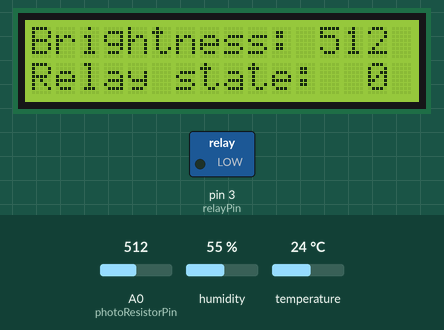
This sketch was run on a simulated Arduino Uno, built with avr-gcc and run on an emulated ATmega328P. Shown: 16×2 character LCD, switched loads named in the sketch (green lamp = pin HIGH). The test bench sets the inputs (shaded band); at power-on: A0 (photoResistorPin) = 512, humidity 55 %, temperature 24 °C. What the sketch prints to the serial monitor is not drawn.

Above: at 1.2 s.
1.3 s: A0 (photoResistorPin) set to 365
At 2.1 s:
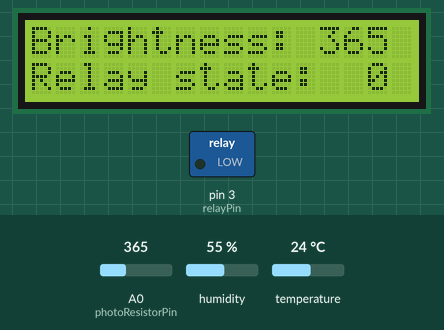
3.2 s: A0 (photoResistorPin) set to 336
At 4.3 s:
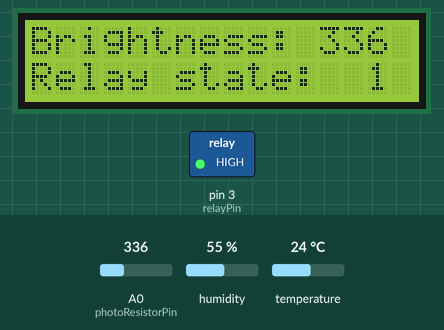
4.8 s: A0 (photoResistorPin) set to 360
At 6.4 s:
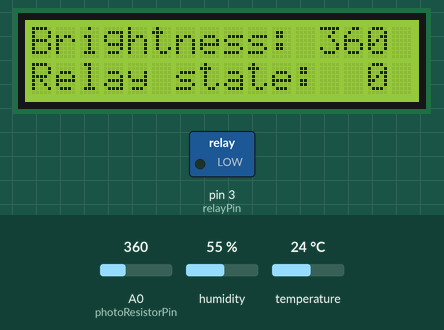
Timing chart, 0 to 7.9 s (numbered marks = the images above; inputs shaded):
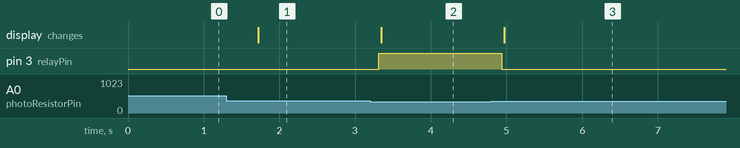

The sketch:

lab3_photoresistor_relay.ino
```cpp
#include "DHT.h"
#include <LiquidCrystal_I2C.h>

#define DHTPIN 2
#define DHTTYPE DHT11

const int brightnessLimit = 350;
const int photoResistorPin = A0;
const int relayPin = 3;

LiquidCrystal_I2C lcd(0x27, 16, 2);
DHT dht(DHTPIN, DHTTYPE);

bool relayState = false;

void setup()
{
    Serial.begin(115200);
    Serial.println("Start");

    lcd.init();
    lcd.backlight();

    dht.begin();

    pinMode(relayPin, OUTPUT);
    pinMode(photoResistorPin, INPUT);
}

void loop()
{
    int brightness = analogRead(photoResistorPin);

    bool newRelayState = brightness < brightnessLimit;

    if (relayState != newRelayState)
    {
        digitalWrite(relayPin, newRelayState ? HIGH : LOW);
        relayState = newRelayState;
        Serial.println("Relay state changed to " + String(relayState));
    }

    float temperature = dht.readTemperature();
    float humidity = dht.readHumidity();

    String tempStr = "Temp: " + String(temperature) + "\"C";
    String humStr = "Humidity: " + String(humidity) + "%";
    String brightStr = "Brightness: " + String(brightness);

    Serial.print(tempStr + "\t" + humStr + "\t" + brightStr);
    Serial.println();

    lcd.clear();
    lcd.setCursor(0, 0);
    lcd.print(brightStr);
    lcd.setCursor(0, 1);
    lcd.print("Relay state:  " + String(relayState));

    delay(500);
}
```

Measured:
- the behaviour switches between 350 and 349 on A0 (photoResistorPin) (found by bisection; images 1 and 2)
- after the input at 1.3 s, the display: changes after 0.42 s (image 1)
- after the input at 3.2 s, pin 3 (relayPin): LOW → HIGH after 0.11 s; the display: changes after 0.15 s (image 2)
- after the input at 4.8 s, pin 3 (relayPin): HIGH → LOW after 0.14 s; the display: changes after 0.17 s (image 3)
